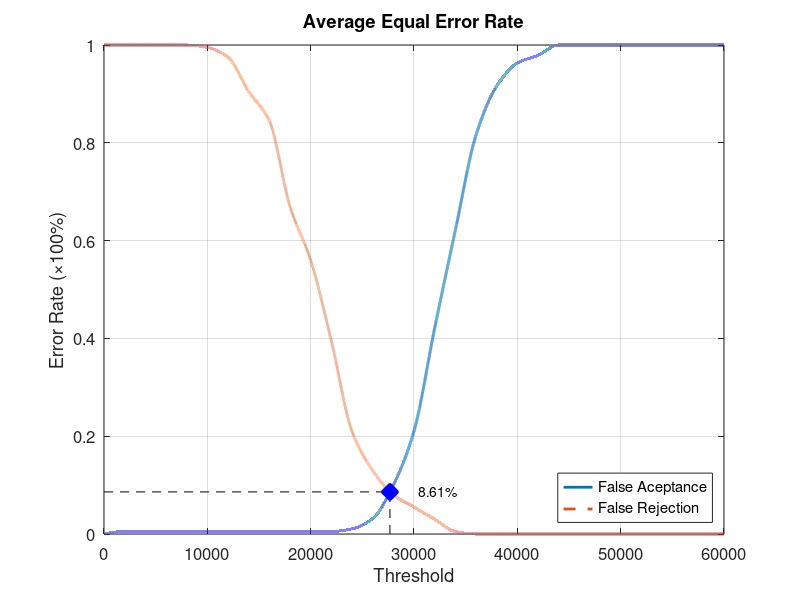
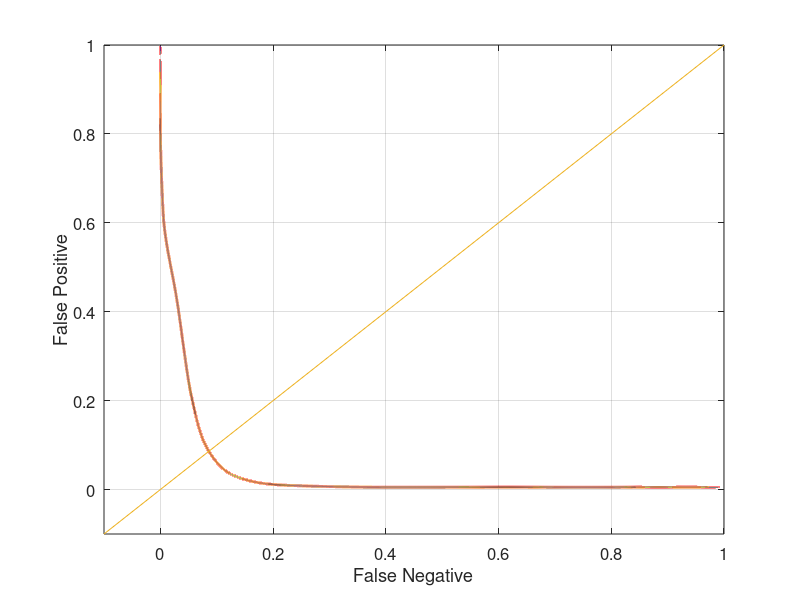

Reproduce these figures in MATLAB, in order.
function yEER = Database5_1
close all;
clear;
clc;
x = 0:2000:60000;
xq = 0:0.5:60000;

y0 = [0 0.00526316 0.00526316 0.00526316 0.00526316 0.00526316 0.00526316 0.00526316 0.00526316 0.00526316 0.00526316 0.00526316 0.0105263 0.0315789 0.1 0.210526 0.421053 0.621053 0.815789 0.915789 0.963158 0.978947 1 1 1 1 1 1 1 1 1];
yy0 = interp1(x, y0, xq, 'pchip');
y1 = [1 1 1 1 1 0.995 0.975 0.905 0.845 0.67 0.56 0.395 0.21 0.13 0.08 0.055 0.03 0.005 0 0 0 0 0 0 0 0 0 0 0 0 0];
yy1 = interp1(x, y1, xq, 'pchip');

% Calculating EER: 
y2 = abs(y0 - y1);
find(y2 == min(y2))
yy2 = abs(yy0 - yy1);
xEER = find(yy2 == min(yy2));
xEERIndex = xq(xEER) % X-axis EER
yEER = yy0(xEER) % Y-axis EER

main = figure
plot(xq, yy0,'-','LineWidth', 2);	hold on
plot(xq, yy1,'--','LineWidth', 2);	hold on
plot([xEERIndex xEERIndex], [0 yEER], 'k--');	hold on
plot([0 xEERIndex], [yEER yEER], 'k--');	hold on
plot(xEERIndex, yEER, 'bx', 'LineWidth', 10);	hold on
text(xEERIndex + 10 * xEERIndex / 100, yEER, [num2str(round((10000 * yEER)) / 100) '%'])
legend('False Aceptance', 'False Rejection', 'Location', 'SouthEast')
xlabel('Threshold')
ylabel('Error Rate (\times100%)')
title('Average Equal Error Rate')
set(gca, 'FontSize', 12)
axis([0 60000 0 1])
grid on

print(main, 'Database5_1Main', '-dpng');
FNRxFPR = figure('Color', [1 1 1]);
plot(yy1, yy0, '-', yy1, yy0, 'LineWidth', 2);
hold on
y = -0.1:0.1:1
plot(y, y); 
set(gca, 'FontSize', 12)
xlabel('False Negative')
ylabel('False Positive')
axis([-0.1 1 -0.1 1])
set(gca, 'FontSize', 12)
grid on

print(FNRxFPR, 'Database5_1FNRxFPR','-dpng');
end
